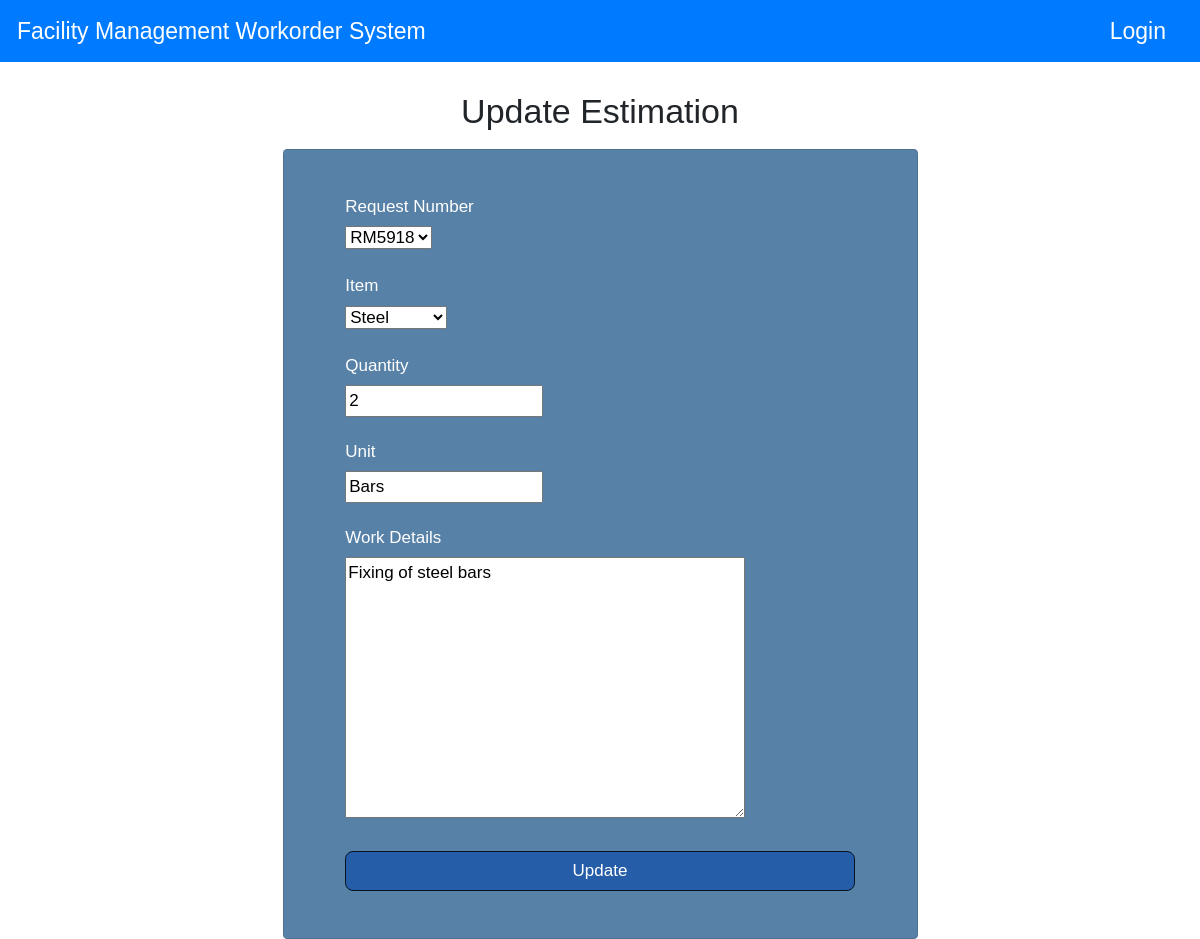
The app's page /update_estimate/11/ with its own data.
### reqtracker/models.py (models this page shows, shortened)
class Completion(models.Model):
    mr = models.ForeignKey(MainRequest, to_field='Request_Number', on_delete=models.CASCADE,blank=True,null=True)
    user = CurrentUserField()
    tech_name = models.CharField(max_length=30)
    date_created = models.DateTimeField(default=datetime.datetime.today(),editable=False)
    item = models.ForeignKey(Item, on_delete=models.CASCADE)
    quantity = models.IntegerField()
    unit = models.CharField(max_length=15)
    work_details = models.TextField(max_length=200)

class Item(models.Model):
    item_code = models.IntegerField()
    item = models.CharField(choices=ITEMS,max_length=200)
    price = models.IntegerField()
    def __str__(self):
        return self.item

### reqtracker/views.py (the view)
# urls.py: path('update_estimate/<str:pk>/',views.update_estimate,name='update_estimate'),
def update_estimate(request,pk):
    req = Completion.objects.get(id=pk)
    form = CompletionForm(instance=req)
    if request.method == 'POST':
        form = CompletionForm(request.POST)
        print(request.POST)
        if form.is_valid():
            form.save()
            return redirect('/dashboard-super/')
    context = {'form':form,'req':req}
    return render(request,'reqtracker/est_form.html',context)

### reqtracker/forms.py
class CompletionForm(forms.ModelForm):
    class Meta:
        model = Completion
        fields = ('mr','tech_name','item','quantity','unit','work_details')

### reqtracker/models.py (called while the page is built)
    def __str__(self):
        return self.Request_Number

### reqtracker/templates/reqtracker/est_form.html (shortened to what this page needs)
{% extends 'reqtracker/dashboard.html' %} {% load static %} {% block content %}
<div class="container">
  <div class="text-center mt-5" style="padding-top: 40px">
    <h2>Update Estimation</h2>
  </div>
  <div class="row">
    <div class="col-lg-7 mx-auto">
      <div class="card mt-2 mx-auto p-4" style="background: #5881a7 !important;">
        <div class="card-body">
          <div class="container">
            <form id="contact-form" role="form" method="POST" action="">
              <div class="row">
                <table>
                  <div class="col-md-12">
                    <h6>Request Number</h6>
                    <div class="form-group">
                      <label for="id_mr"
                        >{{form.mr}}</label
                      >
                    </div>
                  </div>
                  <div class="col-md-12">
                    <h6>Item</h6>
                    <div class="form-group">
                      <label for="id_item"
                        >{{form.item}}</label
                      >
                    </div>
                  </div>
                  <div class="col-md-12">
                    <h6>Quantity</h6>
                    <div class="form-group">
                      <label for="id_quantity"
                        >{{form.quantity}}</label
                      >
                    </div>
                  </div>
                  <div class="col-md-12">
                    <h6>Unit</h6>
                    <div class="form-group">
                      <label for="id_unit"
                        >{{form.unit}}</label
                      >
                    </div>
                  </div>
                  <div class="col-md-12">
                    <h6>Work Details</h6>
                    <div class="form-group">
                      <label for="id_work_detials"
                        >{{form.work_details}}</label
                      >
                    </div>
                  </div>
                </table>
              </div>
              <div class="row">
                <div class="col-md-12">
                  <button type="submit" class="btn btn-success btn-block">
                    Update </button>
                </div>
              </div>
            </form>
          </div>
        </div>
      </div>
    </div>
  </div>
</div>
{% endblock %}

### reqtracker/static/reqtracker/css/style.css (style rules this page uses)
body { width: 100%; height: 100%; }
* { font-family: "Gill Sans", "Gill Sans MT", Calibri, sans-serif !important; }
body { background: #1F3B4D; }
.btn { background-color: #081220 !important; border-radius: 8px; }
.card { background-color:#343a40; }

### reqtracker/templates/reqtracker/dashboard.html (style rules this page uses)
* { font-family: Candara, Calibri, Segoe, "Segoe UI", Optima, Arial, sans-serif; font-weight: 500; font-variant: normal; font-size: 17px; }
body { background: white; }
.btn { background-color: #255da9!important; border-radius: 8px; border-color: #081220 !important; }
.card { background-color: #5881a7; }

### reqtracker/templates/reqtracker/est_form.html (style rules this page uses)
h6 { color:white; }

### records on screen
Completion: mr "RM5918", quantity "2", unit "Bars", work_details "Fixing of steel bars"
Item: item "Steel"
